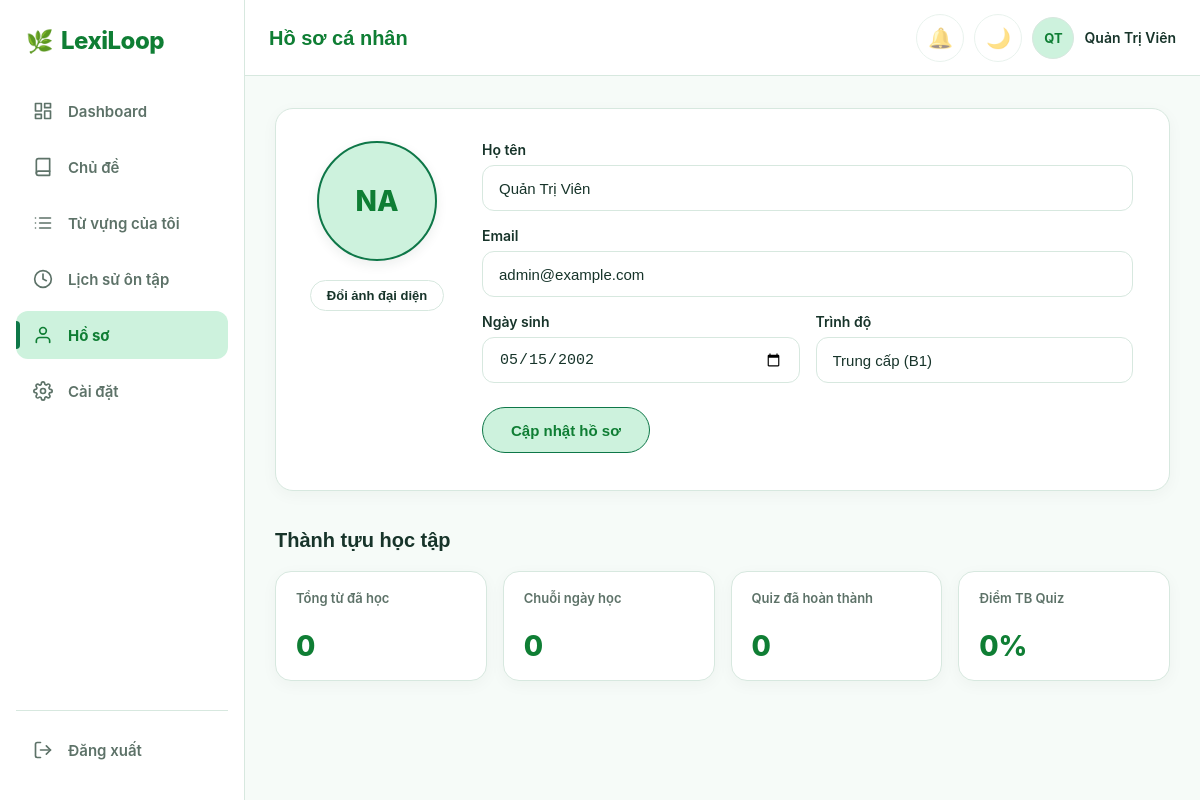
Page /pages/user/C_Hosocanhan.php (signed in) on the committed database.
### tables this page shows
CREATE TABLE `Users` (
  `userID` int NOT NULL,
  `email` varchar(50) NOT NULL,
  `password_hash` varchar(300) NOT NULL,
  `full_name` varchar(100) DEFAULT NULL,
  `avatar_url` varchar(250) DEFAULT NULL,
  `role` enum('user','admin') DEFAULT 'user',
  `status` enum('active','locked') DEFAULT 'active',
  `created_at` datetime DEFAULT CURRENT_TIMESTAMP,
  `update_at` datetime DEFAULT CURRENT_TIMESTAMP ON UPDATE CURRENT_TIMESTAMP,
  `daily_reminder_enabled` tinyint DEFAULT '1',
  `reminder_time` time DEFAULT '20:00:00',
  `daily_target_words` int DEFAULT '20'
);

### pages/user/C_Hosocanhan.php (the view, shortened to what this page needs)
<?php
require_once($_SERVER['DOCUMENT_ROOT'] . "/Connect.php");
$user_id = (int) $_SESSION['user_id'];
$loai_thong_bao = "";
$user_profile = [
    "C_Hosocanhan_full_name" => $_SESSION['full_name'] ?? $_SESSION['user_name'] ?? "",
    "C_Hosocanhan_email"     => $_SESSION['email'] ?? "",
    "C_Hosocanhan_ngay_sinh" => $_SESSION['user_profile_ngay_sinh'] ?? "2002-05-15",
    "C_Hosocanhan_trinh_do"  => $_SESSION['user_profile_trinh_do'] ?? "Trung cấp (B1)"
];
$thanh_tuu = [
    "tong_tu_hoc"     => 0,
    "chuoi_ngay"      => 0,
    "quiz_hoan_thanh" => 0,
    "diem_tb_quiz"    => "0%"
];
try {
    if (isset($link) && $link) {
        $tables_res = @mysqli_query($link, "SHOW TABLES");
        $db_tables = [];
        if ($tables_res) {
            while ($tbl_row = mysqli_fetch_array($tables_res)) {
                $db_tables[strtolower($tbl_row[0])] = $tbl_row[0];
            }
        }
        $tbl_users    = isset($db_tables['users']) ? "`" . $db_tables['users'] . "`" : "`Users`";
        $col_id = 'userID';
        if (isset($db_tables['users']) && ($_SERVER["REQUEST_METHOD"] !== "POST" || $loai_thong_bao === "error")) {
            $sql_user = "SELECT full_name, email FROM $tbl_users WHERE `$col_id` = ? LIMIT 1";
            if ($stmt = @mysqli_prepare($link, $sql_user)) {
                mysqli_stmt_bind_param($stmt, "i", $user_id);
                mysqli_stmt_execute($stmt);
                $res = mysqli_stmt_get_result($stmt);
                if ($row = mysqli_fetch_assoc($res)) {
                    $user_profile["C_Hosocanhan_full_name"] = $row['full_name'] ?? $user_profile["C_Hosocanhan_full_name"];
                    $user_profile["C_Hosocanhan_email"]     = $row['email'] ?? $user_profile["C_Hosocanhan_email"];
                }
            }
        }
    }
} catch (\Throwable $e) {
    error_log("Lỗi Hồ sơ cá nhân: " . $e->getMessage());
}
?>
<!DOCTYPE html>
<html lang="vi">
<head>
    <link rel="stylesheet" href="../../CSS/Style.css">
    <link rel="stylesheet" href="../../CSS/C_Hosocanhan.css">
    <link rel="stylesheet" href="../../CSS/topheader.css">
</head>
<body class="C_Hosocanhan_body">
    <?php include '../../includes/sidebar_user.php'; ?>
    <div class="page-content">
        <?php
        include '../../includes/topheader.php';
        ?>
        <main class="C_Hosocanhan_main">
            <section class="C_Hosocanhan_profileSection">
                <div class="C_Hosocanhan_avatarWrapper">
                    <div class="C_Hosocanhan_avatarCircle" id="C_Hosocanhan_avatarCircle">
                        <span id="C_Hosocanhan_avatarInitials">NA</span>
                    </div>
                    <button type="button" id="C_Hosocanhan_btnDoiAnh" class="C_Hosocanhan_btnAvatar">
                        Đổi ảnh đại diện
                    </button>
                </div>
                <form id="C_Hosocanhan_formThongTin" class="C_Hosocanhan_form" action="C_Hosocanhan.php" method="POST" enctype="multipart/form-data">
                    <div class="C_Hosocanhan_formGroup">
                        <label for="C_Hosocanhan_full_name" class="C_Hosocanhan_label">Họ tên</label>
                        <input
                            type="text"
                            id="C_Hosocanhan_full_name"
                            name="C_Hosocanhan_full_name"
                            class="C_Hosocanhan_input"
                            maxlength="100"
                            value="<?php echo htmlspecialchars($user_profile['C_Hosocanhan_full_name']); ?>"
                            required>
                    </div>
                    <div class="C_Hosocanhan_formGroup">
                        <label for="C_Hosocanhan_email" class="C_Hosocanhan_label">Email</label>
                        <input
                            type="email"
                            id="C_Hosocanhan_email"
                            name="C_Hosocanhan_email"
                            class="C_Hosocanhan_input"
                            maxlength="50"
                            value="<?php echo htmlspecialchars($user_profile['C_Hosocanhan_email']); ?>"
                            required>
                    </div>
                    <div class="C_Hosocanhan_formRow">
                        <div class="C_Hosocanhan_formGroup">
                            <label for="C_Hosocanhan_ngay_sinh" class="C_Hosocanhan_label">Ngày sinh</label>
                            <input
                                type="date"
                                id="C_Hosocanhan_ngay_sinh"
                                name="C_Hosocanhan_ngay_sinh"
                                class="C_Hosocanhan_input"
                                value="<?php echo htmlspecialchars($user_profile['C_Hosocanhan_ngay_sinh']); ?>">
                        </div>
                        <div class="C_Hosocanhan_formGroup">
                            <label for="C_Hosocanhan_trinh_do" class="C_Hosocanhan_label">Trình độ</label>
                            <input
                                type="text"
                                id="C_Hosocanhan_trinh_do"
                                name="C_Hosocanhan_trinh_do"
                                class="C_Hosocanhan_input"
                                placeholder="VD: B1, B2..."
                                value="<?php echo htmlspecialchars($user_profile['C_Hosocanhan_trinh_do']); ?>">
                        </div>
                    </div>
                    <button type="submit" id="C_Hosocanhan_btnCapNhat" class="C_Hosocanhan_btnSubmit">
                        Cập nhật hồ sơ
                    </button>
                </form>
            </section>
            <div class="C_Hosocanhan_spacer"></div>
            <section class="C_Hosocanhan_achievementSection">
                <h2 class="C_Hosocanhan_sectionTitle">Thành tựu học tập</h2>
                <div class="C_Hosocanhan_achievementGrid">
                    <div class="C_Hosocanhan_card">
                        <span class="C_Hosocanhan_cardLabel">Tổng từ đã học</span>
                        <span class="C_Hosocanhan_cardValue"><?php echo $thanh_tuu['tong_tu_hoc']; ?></span>
                    </div>
                    <div class="C_Hosocanhan_card">
                        <span class="C_Hosocanhan_cardLabel">Chuỗi ngày học</span>
                        <span class="C_Hosocanhan_cardValue"><?php echo $thanh_tuu['chuoi_ngay']; ?></span>
                    </div>
                    <div class="C_Hosocanhan_card">
                        <span class="C_Hosocanhan_cardLabel">Quiz đã hoàn thành</span>
                        <span class="C_Hosocanhan_cardValue"><?php echo $thanh_tuu['quiz_hoan_thanh']; ?></span>
                    </div>
                    <div class="C_Hosocanhan_card">
                        <span class="C_Hosocanhan_cardLabel">Điểm TB Quiz</span>
                        <span class="C_Hosocanhan_cardValue"><?php echo $thanh_tuu['diem_tb_quiz']; ?></span>
                    </div>
                </div>
            </section>
        </main>
    </div>
</body>
</html>

### CSS/Style.css (style rules this page uses)
*, *::before, *::after { box-sizing: border-box; }
:root { --color-primary: #0e7748; --color-primary-dark: #0f7e34; --color-primary-light: #cdf2dd; --color-accent: #2563eb; --color-accent-dark: #1d4ed8; --color-accent-light: #eff6ff; --color-warning: #b45309; --color-warning-light: #fff7ed; --color-success: #15803d; --color-danger: #c2413b; --color-danger-light: #fef2f2; --color-background: #f6fbf8; --color-surface: #ffffff; --color-white: #ffffff; --color-border: #d7e8df; --color-text: #17342a; --color-text-muted: #5d7268; --sidebar-width: 245px; --sidebar-width-collapsed: 76px; }
h2 { font-family: Arial, sans-serif; font-size: 32px; font-weight: 600; line-height: 1.3; color: var(--color-text); }
body { margin: 0; padding: 0; background-color: var(--color-background); color: var(--color-text); font-family: -apple-system, BlinkMacSystemFont, "Segoe UI", Roboto, sans-serif; }
button { margin-top: 5px; margin-bottom: 5px; padding: 10px 20px; border: none; border-radius: 6px; background-color: var(--color-primary); color: var(--color-white); font-size: 16px; cursor: pointer; }
.page-content { min-height: 100vh; margin-left: var(--sidebar-width); }

### CSS/C_Hosocanhan.css (style rules this page uses)
*, *::before, *::after { box-sizing: border-box; }
body, .C_Hosocanhan_body { margin: 0; padding: 0; font-family: -apple-system, BlinkMacSystemFont, "Segoe UI", Roboto, Helvetica, Arial, sans-serif; background-color: var(--color-background); color: var(--color-text); min-height: 100vh; }
.sidebar-logo, .sidebar-link, .C_Hosocanhan_profileSection, .C_Hosocanhan_avatarWrapper { display: flex; }
.sidebar-icon, .C_Hosocanhan_avatarCircle { display: inline-flex; align-items: center; justify-content: center; }
.page-content { margin-left: 245px; min-height: 100vh; }
.C_Hosocanhan_main { max-width: 980px; margin: 0 auto; padding: 32px 30px 60px; }
.C_Hosocanhan_profileSection { gap: 40px; align-items: flex-start; background-color: var(--color-surface); padding: 32px 36px; border-radius: 18px; border: 1px solid var(--color-border); box-shadow: 0 4px 16px rgba(31, 45, 36, 0.04); }
.C_Hosocanhan_avatarWrapper { flex-direction: column; align-items: center; gap: 14px; width: 130px; flex-shrink: 0; }
.C_Hosocanhan_avatarCircle { width: 120px; height: 120px; border: 2px solid var(--color-primary); border-radius: 50%; font-size: 28px; font-weight: 800; color: var(--color-primary-dark); background-color: var(--color-primary-light); overflow: hidden; box-shadow: 0 4px 12px rgba(31, 45, 36, 0.08); }
.C_Hosocanhan_btnAvatar { padding: 7px 16px; background-color: var(--color-white); border: 1px solid var(--color-border); border-radius: 20px; color: var(--color-text); font-size: 13px; font-weight: 600; cursor: pointer; white-space: nowrap; transition: background-color 0.2s ease, border-color 0.2s ease, color 0.2s ease; }
.C_Hosocanhan_form { flex: 1; }
.C_Hosocanhan_formGroup { margin-bottom: 16px; }
.C_Hosocanhan_label { display: block; margin-bottom: 7px; font-size: 14px; font-weight: 600; }
.C_Hosocanhan_input { width: 100%; height: 46px; border: 1px solid var(--color-border); border-radius: 12px; padding: 0 16px; font-size: 15px; color: var(--color-text); background-color: var(--color-white); outline: none; transition: border-color 0.2s ease, box-shadow 0.2s ease; }
.C_Hosocanhan_formRow { display: grid; grid-template-columns: 1fr 1fr; gap: 16px; }
.C_Hosocanhan_btnSubmit { padding: 0 28px; height: 46px; background-color: var(--color-primary-light); border: 1px solid var(--color-primary); border-radius: 24px; color: var(--color-primary-dark); font-size: 15px; font-weight: 700; cursor: pointer; margin-top: 8px; transition: background-color 0.2s ease, border-color 0.2s ease, transform 0.2s ease; }
.C_Hosocanhan_spacer { height: 36px; }
.C_Hosocanhan_sectionTitle { font-size: 20px; font-weight: 700; margin: 0 0 18px; }
.C_Hosocanhan_achievementGrid { display: grid; grid-template-columns: repeat(4, 1fr); gap: 16px; }
.C_Hosocanhan_card { background-color: var(--color-surface); border: 1px solid var(--color-border); border-radius: 16px; padding: 18px 20px; min-height: 110px; display: flex; flex-direction: column; justify-content: space-between; box-shadow: 0 4px 16px rgba(31, 45, 36, 0.04); transition: transform 0.2s ease, box-shadow 0.2s ease, border-color 0.2s ease; }
.C_Hosocanhan_cardLabel { font-size: 13px; font-weight: 600; color: var(--color-text-muted); }
.C_Hosocanhan_cardValue { font-size: 28px; font-weight: 800; color: var(--color-primary-dark); line-height: 1.1; }

### rows in the picture
users: C_Hosocanhan_full_name "Quản Trị Viên", C_Hosocanhan_email "admin@example.com"

### other values in the picture
$headerTitle "Hồ sơ cá nhân"
$headerInitials "QT"
$headerUserName "Quản Trị Viên"
$thanh_tuu['tong_tu_hoc'] "0"
$thanh_tuu['chuoi_ngay'] "0"
$thanh_tuu['quiz_hoan_thanh'] "0"
$thanh_tuu['diem_tb_quiz'] "0%"
